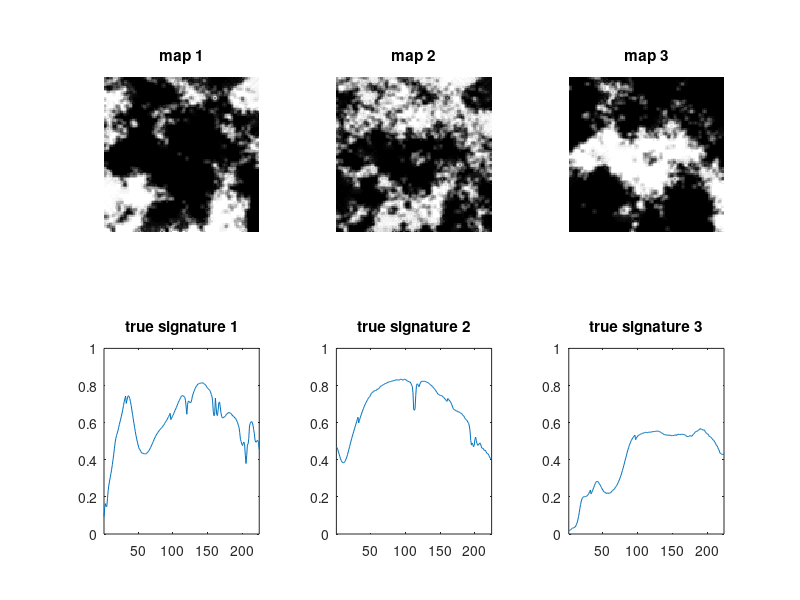

Reproduce this figure in MATLAB. (Note: this script raises an error after producing the figure.)
clear all; close all; clc

N=3;
M=224;
L=10000;

%% prepare S: same for all groups
load 9AbundanceMaps
map1= sum(x(:,:,1:3),3);
map2= sum(x(:,:,4:6),3);
map3= sum(x(:,:,7:9),3);

subplot(2,3,1);
imshow(map1);title('map 1');

subplot(2,3,2);
imshow(map2);title('map 2');

subplot(2,3,3);
imshow(map3);title('map 3');

%% prepare A: different for all groups
load KK_simulation_Library_21endmembers_20140303;
A= KK_simulation_Library_21endmembers_20140303(:,[4 7 13]); % group 1
% A= KK_simulation_Library_21endmembers_20140303(:,[12 15 9]); % groups 2
% A= KK_simulation_Library_21endmembers_20140303(:,[? ? ?]); % create another 35 lines for groups 2~36
% A= KK_simulation_Library_21endmembers_20140303(:,[? ? ?]); % create another 35 lines for groups 2~36
% A= KK_simulation_Library_21endmembers_20140303(:,[? ? ?]); % create another 35 lines for groups 2~36
% A= KK_simulation_Library_21endmembers_20140303(:,[? ? ?]); % create another 35 lines for groups 2~36
% A= KK_simulation_Library_21endmembers_20140303(:,[? ? ?]); % create another 35 lines for groups 2~36
% A= KK_simulation_Library_21endmembers_20140303(:,[? ? ?]); % create another 35 lines for groups 2~36
% A= KK_simulation_Library_21endmembers_20140303(:,[? ? ?]); % create another 35 lines for groups 2~36
% A= KK_simulation_Library_21endmembers_20140303(:,[? ? ?]); % create another 35 lines for groups 2~36
% A= KK_simulation_Library_21endmembers_20140303(:,[? ? ?]); % create another 35 lines for groups 2~36

subplot(2,3,4);
plot(A(:,1)); title('true signature 1');
axis([1 224 0 1]);

subplot(2,3,5);
plot(A(:,2)); title('true signature 2');
axis([1 224 0 1]);

subplot(2,3,6);
plot(A(:,3)); title('true signature 3');
axis([1 224 0 1]);

%% prepare X=AS
S(1,:)= reshape(map1,1,L);
S(2,:)= reshape(map2,1,L);
S(3,:)= reshape(map3,1,L);
X2D= A*S; % 2D matrix
X3D= reshape(X2D',100,100,M); % 3D matrix (what students will get)



%% what students need to do
X= reshape(X3D,L,M)';

[A_est, S_est, time] = HyperCSI(X,N)

figure;
map1_est= reshape(S_est(1,:),100,100);
subplot(2,3,1);
imshow(map1_est);title('map 1 est');
% xlabel('x561ggGJCG','Fontname', 'Times New Roman','FontSize',12);
map2_est= reshape(S_est(2,:),100,100);
subplot(2,3,2);
imshow(map2_est);title('map 2 est');

map3_est= reshape(S_est(3,:),100,100);
subplot(2,3,3);
imshow(map3_est);title('map 3 est');

subplot(2,3,4);
plot(A_est(:,1)); title('est signature 1');
axis([1 224 0 1]);

subplot(2,3,5);
plot(A_est(:,2)); title('est signature 2');
axis([1 224 0 1]);

subplot(2,3,6);
plot(A_est(:,3)); title('est signature 3');
axis([1 224 0 1]);



